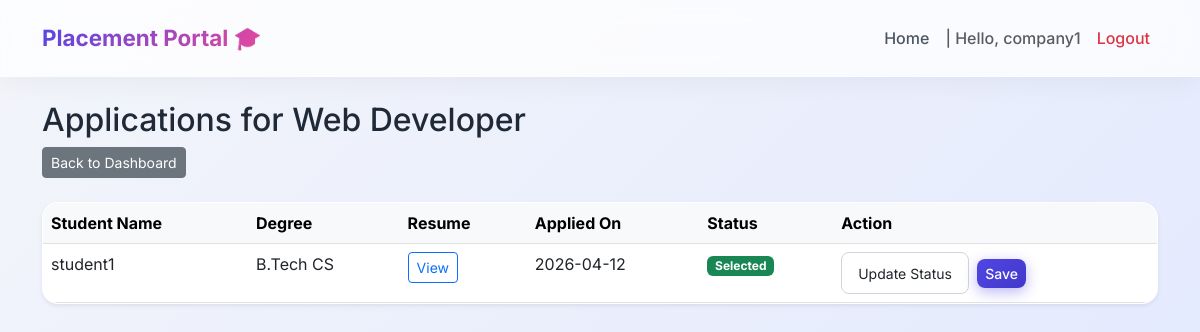
Screenshot of /company/drive/1/applications (signed in) with the database file from the repository.
### models.py (models this page shows)
class User(UserMixin, db.Model):
    id = db.Column(db.Integer, primary_key=True)
    username = db.Column(db.String(100), unique=True, nullable=False)
    email = db.Column(db.String(120), unique=True, nullable=False)
    password_hash = db.Column(db.String(255), nullable=False)
    role = db.Column(db.String(20), nullable=False) # 'admin', 'company', 'student'
    is_approved = db.Column(db.Boolean, default=False) # For company
    is_blacklisted = db.Column(db.Boolean, default=False)
    company_profile = db.relationship('CompanyProfile', backref='user', uselist=False)
    student_profile = db.relationship('StudentProfile', backref='user', uselist=False)

class PlacementDrive(db.Model):
    id = db.Column(db.Integer, primary_key=True)
    company_id = db.Column(db.Integer, db.ForeignKey('company_profile.id'), nullable=False)
    job_title = db.Column(db.String(100), nullable=False)
    job_description = db.Column(db.Text, nullable=False)
    eligibility_criteria = db.Column(db.Text, nullable=False)
    application_deadline = db.Column(db.DateTime, nullable=False)
    status = db.Column(db.String(20), default='Pending') # 'Pending', 'Approved', 'Closed'
    applications = db.relationship('Application', backref='drive', lazy=True)

class Application(db.Model):
    id = db.Column(db.Integer, primary_key=True)
    student_id = db.Column(db.Integer, db.ForeignKey('student_profile.id'), nullable=False)
    drive_id = db.Column(db.Integer, db.ForeignKey('placement_drive.id'), nullable=False)
    application_date = db.Column(db.DateTime, default=datetime.utcnow)
    status = db.Column(db.String(20), default='Applied') # 'Applied', 'Shortlisted', 'Selected', 'Rejected'
    status_history = db.relationship('ApplicationHistory', backref='application', lazy=True, order_by='ApplicationHistory.changed_at.desc()')

class StudentProfile(db.Model):
    id = db.Column(db.Integer, primary_key=True)
    user_id = db.Column(db.Integer, db.ForeignKey('user.id'), nullable=False)
    full_name = db.Column(db.String(100), nullable=False)
    degree = db.Column(db.String(100), nullable=False)
    resume_url = db.Column(db.String(255))
    applications = db.relationship('Application', backref='student', lazy=True)

### app.py (the view)
@app.route('/company/drive/<int:id>/applications')
@login_required
def company_drive_applications(id):
    if current_user.role != 'company': abort(403)
    drive = PlacementDrive.query.get_or_404(id)
    if drive.company_id != current_user.company_profile.id: abort(403)
    return render_template('company/applications.html', drive=drive)

### app.py (called while the page is built)
@login_manager.user_loader
def load_user(user_id):
    return User.query.get(int(user_id))

### templates/company/applications.html (shortened to what this page needs)
{% extends "base.html" %}
{% block content %}
<div class="mb-4">
    <h2>Applications for {{ drive.job_title }}</h2>
    <a href="{{ url_for('company_dashboard') }}" class="btn btn-secondary btn-sm">Back to Dashboard</a>
</div>
<div class="card shadow-sm">
    <div class="card-body p-0">
        <table class="table table-hover mb-0">
            <thead class="table-light">
                <tr>
                    <th>Student Name</th>
                    <th>Degree</th>
                    <th>Resume</th>
                    <th>Applied On</th>
                    <th>Status</th>
                    <th>Action</th>
                </tr>
            </thead>
            <tbody>
                {% for app in drive.applications %}
                <tr>
                    <td>{{ app.student.full_name }}</td>
                    <td>{{ app.student.degree }}</td>
                    <td>
                        {% if app.student.resume_url %}
                            {% if app.student.resume_url.startswith('http') %}
                                <a href="{{ app.student.resume_url }}" target="_blank" class="btn btn-sm btn-outline-primary">View</a>
                            {% else %}
                                <a href="{{ url_for('uploaded_file', filename=app.student.resume_url) }}" target="_blank" class="btn btn-sm btn-outline-primary">View</a>
                            {% endif %}
                        {% else %}
                            <span class="text-muted">Not uploaded</span>
                        {% endif %}
                    </td>
                    <td>{{ app.application_date.strftime('%Y-%m-%d') }}</td>
                    <td>
                        <span class="badge
                            {% if app.status == 'Applied' %}bg-secondary
                            {% elif app.status == 'Shortlisted' %}bg-info
                            {% elif app.status == 'Selected' %}bg-success
                            {% elif app.status == 'Rejected' %}bg-danger
                            {% endif %}">
                            {{ app.status }}
                        </span>
                    </td>
                    <td>
                        <form action="{{ url_for('company_update_application', id=app.id) }}" method="POST" class="d-flex gap-2 align-items-center">
                            <select name="status" class="form-select form-select-sm" style="width: auto;" required>
                                <option value="" disabled selected>Update Status</option>
                            </select>
                            <button type="submit" class="btn btn-sm btn-primary">Save</button>
                        </form>
                    </td>
                </tr>
                {% else %}
                <tr><td colspan="6" class="text-center py-4">No applications yet.</td></tr>
                {% endfor %}
            </tbody>
        </table>
    </div>
</div>
{% endblock %}

### templates/base.html (shortened to what this page needs)
<!DOCTYPE html>
<html lang="en">
<head>
    <link href="https://cdn.jsdelivr.net/npm/bootstrap@5.3.0/dist/css/bootstrap.min.css" rel="stylesheet">
</head>
<body>
    <nav class="navbar navbar-expand-lg navbar-light bg-light border-bottom mb-4 shadow-sm">
      <div class="container">
        <a class="navbar-brand" href="/">Placement Portal 🎓</a>
        <div class="collapse navbar-collapse" id="navbarNav">
          <ul class="navbar-nav ms-auto">
            {% if current_user.is_authenticated %}
                {% if current_user.role == 'admin' %}
                    <li class="nav-item"><a class="nav-link" href="{{ url_for('admin_dashboard') }}">Home</a></li>
                    <li class="nav-item"><a class="nav-link" href="{{ url_for('admin_companies') }}">Companies</a></li>
                    <li class="nav-item"><a class="nav-link" href="{{ url_for('admin_students') }}">Students</a></li>
                    <li class="nav-item"><a class="nav-link" href="{{ url_for('admin_drives') }}">Drives</a></li>
                    <li class="nav-item"><a class="nav-link" href="{{ url_for('admin_history') }}">Applications Status</a></li>
                {% elif current_user.role == 'company' %}
                    <li class="nav-item"><a class="nav-link" href="{{ url_for('company_dashboard') }}">Home</a></li>
                {% elif current_user.role == 'student' %}
                    <li class="nav-item"><a class="nav-link" href="{{ url_for('student_dashboard') }}">Home</a></li>
                    <li class="nav-item"><a class="nav-link" href="{{ url_for('student_history') }}">My Applications</a></li>
                    <li class="nav-item"><a class="nav-link" href="{{ url_for('student_profile') }}">Profile</a></li>
                {% endif %}
                <li class="nav-item">
                    <span class="nav-link text-muted">| Hello, {{ current_user.username }}</span>
                </li>
                <li class="nav-item">
                    <a class="nav-link text-danger" href="{{ url_for('logout') }}">Logout</a>
                </li>
            {% else %}
                <li class="nav-item"><a class="nav-link" href="{{ url_for('login') }}">Login</a></li>
                <li class="nav-item"><a class="nav-link btn btn-primary text-white ms-2" href="{{ url_for('register') }}">Register</a></li>
            {% endif %}
          </ul>
        </div>
      </div>
    </nav>
    <div class="container">
        {% block content %}{% endblock %}
    </div>
</body>
</html>

### templates/base.html (style rules this page uses)
:root { --primary-bg: #f3f5fa; --brand-primary: #4f46e5; --brand-hover: #4338ca; --glass-bg: rgba(255, 255, 255, 0.75); --glass-border: rgba(255, 255, 255, 0.2); --card-shadow: 0 8px 32px rgba(31, 38, 135, 0.07); }
body { font-family: 'Inter', sans-serif; background: linear-gradient(135deg, #f3f5fa 0%, #e0e7ff 100%); color: #1f2937; min-height: 100vh; }
.navbar { background: var(--glass-bg) !important; backdrop-filter: blur(12px); -webkit-backdrop-filter: blur(12px); border-bottom: 1px solid var(--glass-border) !important; box-shadow: 0 4px 30px rgba(0, 0, 0, 0.05) !important; padding: 1rem 0; transition: all 0.3s ease; }
.navbar-brand { font-weight: 700; background: linear-gradient(135deg, #4f46e5 0%, #ec4899 100%); background-clip: text; -webkit-background-clip: text; -webkit-text-fill-color: transparent; font-size: 1.4rem; }
.nav-link { font-weight: 500; color: #4b5563; transition: all 0.2s ease-in-out; position: relative; }
.btn-primary { background: linear-gradient(135deg, #4f46e5, #4338ca); border: none; box-shadow: 0 4px 14px 0 rgba(79, 70, 229, 0.39); font-weight: 500; border-radius: 8px; transition: all 0.3s cubic-bezier(0.4, 0, 0.2, 1); }
.card, .card-stats { background: rgba(255, 255, 255, 0.9); backdrop-filter: blur(16px); border: 1px solid rgba(255, 255, 255, 0.5); border-radius: 16px; box-shadow: var(--card-shadow); transition: all 0.3s cubic-bezier(0.165, 0.84, 0.44, 1); overflow: hidden; }
.table { background: transparent; }
.table-light { background-color: rgba(243, 244, 246, 0.6); }
.table-hover tbody tr { transition: all 0.2s ease; }
.form-control, .form-select { border-radius: 8px; border: 1px solid #d1d5db; padding: 0.6rem 1rem; transition: all 0.2s ease; background: rgba(255, 255, 255, 0.9); }

### rows the page displays
User: username "company1"
PlacementDrive: job_title "Web Developer"
Application: student.full_name "student1", student.degree "B.Tech CS", application_date "2026-04-12", status "Selected"
